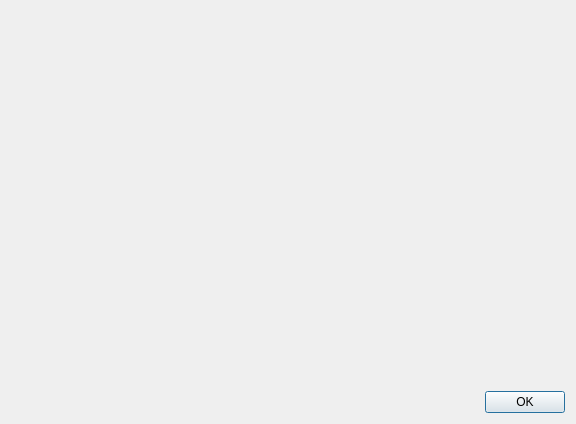
<?xml version="1.0" encoding="UTF-8"?>
<ui version="4.0">
 <class>CalibrationDlg</class>
 <widget class="QDialog" name="CalibrationDlg">
  <property name="geometry">
   <rect>
    <x>0</x>
    <y>0</y>
    <width>576</width>
    <height>424</height>
   </rect>
  </property>
  <property name="windowTitle">
   <string>Calibration</string>
  </property>
  <layout class="QVBoxLayout" name="verticalLayout">
   <item>
    <widget class="QwtPlot" name="qwtPlot"/>
   </item>
   <item>
    <widget class="QDialogButtonBox" name="buttonBox">
     <property name="orientation">
      <enum>Qt::Horizontal</enum>
     </property>
     <property name="standardButtons">
      <set>QDialogButtonBox::Ok</set>
     </property>
    </widget>
   </item>
  </layout>
 </widget>
 <customwidgets>
  <customwidget>
   <class>QwtPlot</class>
   <extends>QFrame</extends>
   <header>qwt_plot.h</header>
  </customwidget>
 </customwidgets>
 <resources/>
 <connections>
  <connection>
   <sender>buttonBox</sender>
   <signal>accepted()</signal>
   <receiver>CalibrationDlg</receiver>
   <slot>accept()</slot>
   <hints>
    <hint type="sourcelabel">
     <x>248</x>
     <y>254</y>
    </hint>
    <hint type="destinationlabel">
     <x>157</x>
     <y>274</y>
    </hint>
   </hints>
  </connection>
  <connection>
   <sender>buttonBox</sender>
   <signal>rejected()</signal>
   <receiver>CalibrationDlg</receiver>
   <slot>reject()</slot>
   <hints>
    <hint type="sourcelabel">
     <x>316</x>
     <y>260</y>
    </hint>
    <hint type="destinationlabel">
     <x>286</x>
     <y>274</y>
    </hint>
   </hints>
  </connection>
 </connections>
</ui>
